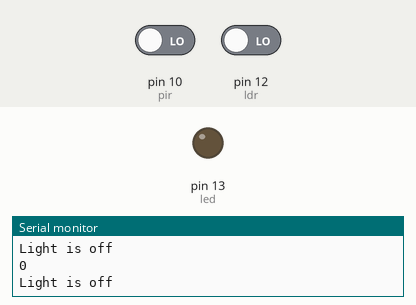
The sketch below on a simulated Arduino Uno, built with avr-gcc and run on an emulated ATmega328P. Parts: output pins drawn as LEDs (lit = HIGH), the last lines printed to the serial monitor. The inputs (shaded band) are chosen by the test bench; at power-on: pin 10 (pir) LOW, pin 12 (ldr) LOW.

Above: at 2.8 s.
2.9 s: pin 10 (pir) driven HIGH and pin 12 (ldr) driven HIGH
At 3.6 s:
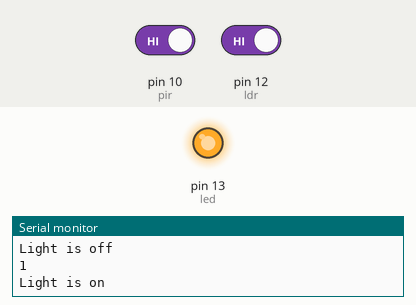
4.5 s: pin 10 (pir) driven LOW
At 6.2 s:
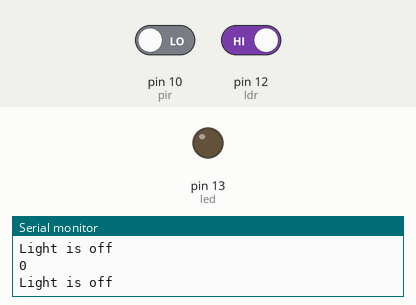
6.5 s: pin 10 (pir) driven HIGH
At 7.8 s:
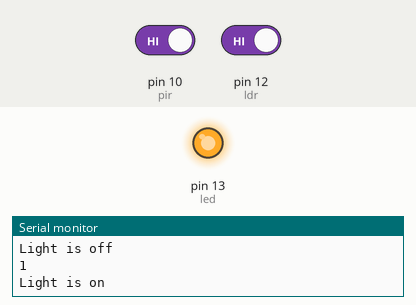
Timing chart, 0 to 9.5 s (numbered marks = the images above; inputs shaded):
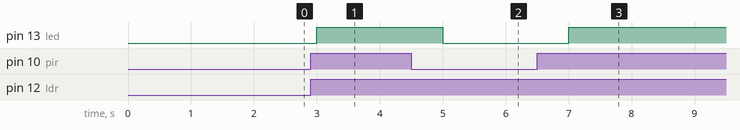

The sketch:

PIR_LDR.ino
```cpp
int ldr=12;
int val=0;
int led=13;
int pir=10;
void setup() {
  // put your setup code here, to run once:
  Serial.begin(9600);
  pinMode(led,OUTPUT);
  pinMode(ldr,INPUT);
  pinMode(pir,INPUT);
  }

void loop() {
  // put your main code here, to run repeatedly:
  val=digitalRead(ldr);
  int pirval=digitalRead(pir);
  Serial.println(pirval);
  if(val==1 && pirval==1){
      Serial.println("Light is on");
      digitalWrite(led,1);
    }
  else{
    digitalWrite(led,0);
    Serial.println("Light is off");

    }

  delay(1000);
}
```

Measured:
- after the input at 2.9 s, pin 13 (led): LOW → HIGH after 0.10 s
- after the input at 4.5 s, pin 13 (led): HIGH → LOW after 0.50 s
- after the input at 6.5 s, pin 13 (led): LOW → HIGH after 0.50 s
